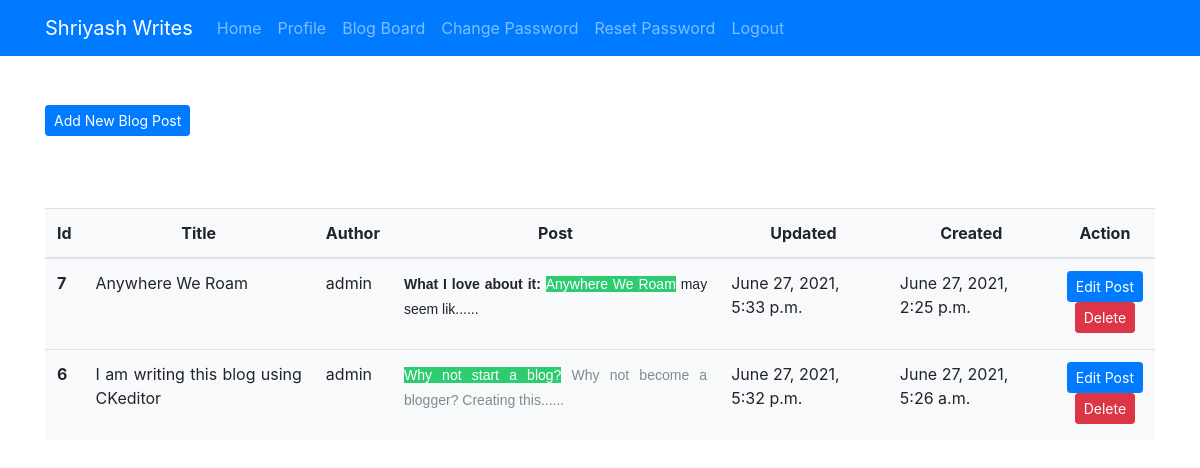
Before: /blogdashboard/ (signed in) with the older database file.
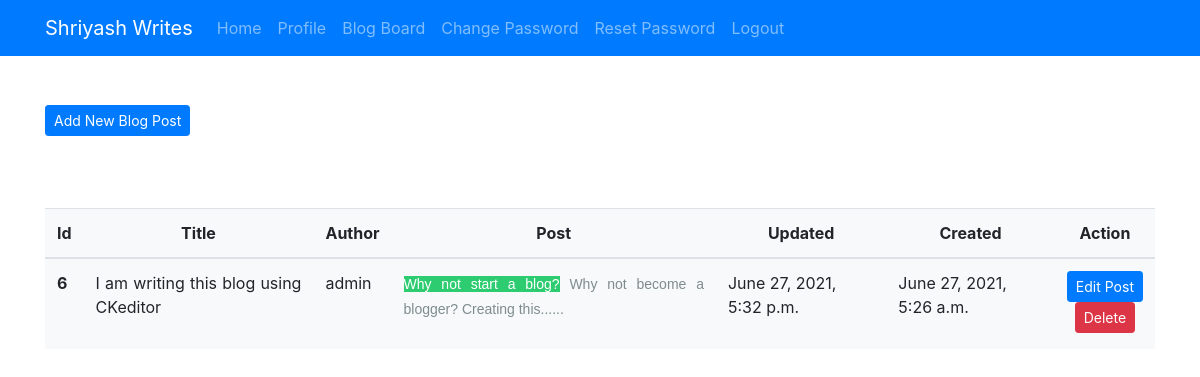
After: the same page with the newer database file.
### mywebsite/models.py (models this page shows, shortened)
class BlogPost(models.Model):
    title = models.CharField(max_length=150)
    author = models.ForeignKey(User,on_delete=models.CASCADE)
    blog_post = RichTextUploadingField()
    updated = models.DateTimeField(auto_now=True)
    created = models.DateTimeField(auto_now_add=True)
    likes = models.ManyToManyField(User, related_name='likes')
    class Meta:
        ordering = ('-created',)

### mywebsite/views.py (the view)
# urls.py: path('blogdashboard/', views.blogdashboard, name='blogdashboard'),
def blogdashboard(request):
    if request.user.is_authenticated:
        user = request.user
        posts = BlogPost.objects.filter(author=user)
        return render(request, 'blogdashboard.html', {'posts': posts})
    else:
        return HttpResponseRedirect('/login/')

### mywebsite/templates/blogdashboard.html (shortened to what this page needs)
{% extends 'base1.html' %}
{% load static %}
{% block content %}
<div class="container my-5">
  <a href="{% url 'addpost' %}" class="text-center btn btn-sm btn-primary">Add New Blog Post</a>
  <br><br>
    {% if posts %}
    <table class="table table-hover shadow-sm p-5 mb-5 bg-light my-5">
      <thead>
        <tr class="text-center">
          <th scope="col">Id</th>
          <th scope="col">Title</th>
          <th scope="col">Author</th>
          <th scope="col">Post</th>
          <th scope="col">Updated</th>
          <th scope="col">Created</th>
          <th scope="col">Action</th>
        </tr>
      </thead>
      <tbody>
        {% for post in posts %}
        <tr>
          <th scope="row">{{post.id}}</th>
          <td class="text-justify">{{post.title}}</td>
          <td class="text-justify">{{post.author}}</td>
          <td class="text-justify">{{post.blog_post|safe|slice:':300'}}......</td>
          <td>{{post.updated}}</td>
          <td>{{post.created}}</td>
          <td class='text-center'>
            <a href="{% url 'updatepost' post.id %}" class="btn btn-sm btn-primary">Edit Post</a>
              <form action="{% url 'deletepost' post.id %}" method="POST" class="">
                <input type="submit" class="btn btn-sm btn-danger" value="Delete">
              </form>
          </td>
        </tr>
        {% endfor %}
      </tbody>
    </table>
    {% endif %}
</div>
{% endblock content %}

Changed rows visible on the page:
removed BlogPost: id "7", title "Anywhere We Roam", author "admin", blog_post "What I love about it: Anywhere We Roam may seem lik", updated "June 27, 2021, 5:33 p.m.", created "June 27, 2021, 2:25 p.m."
